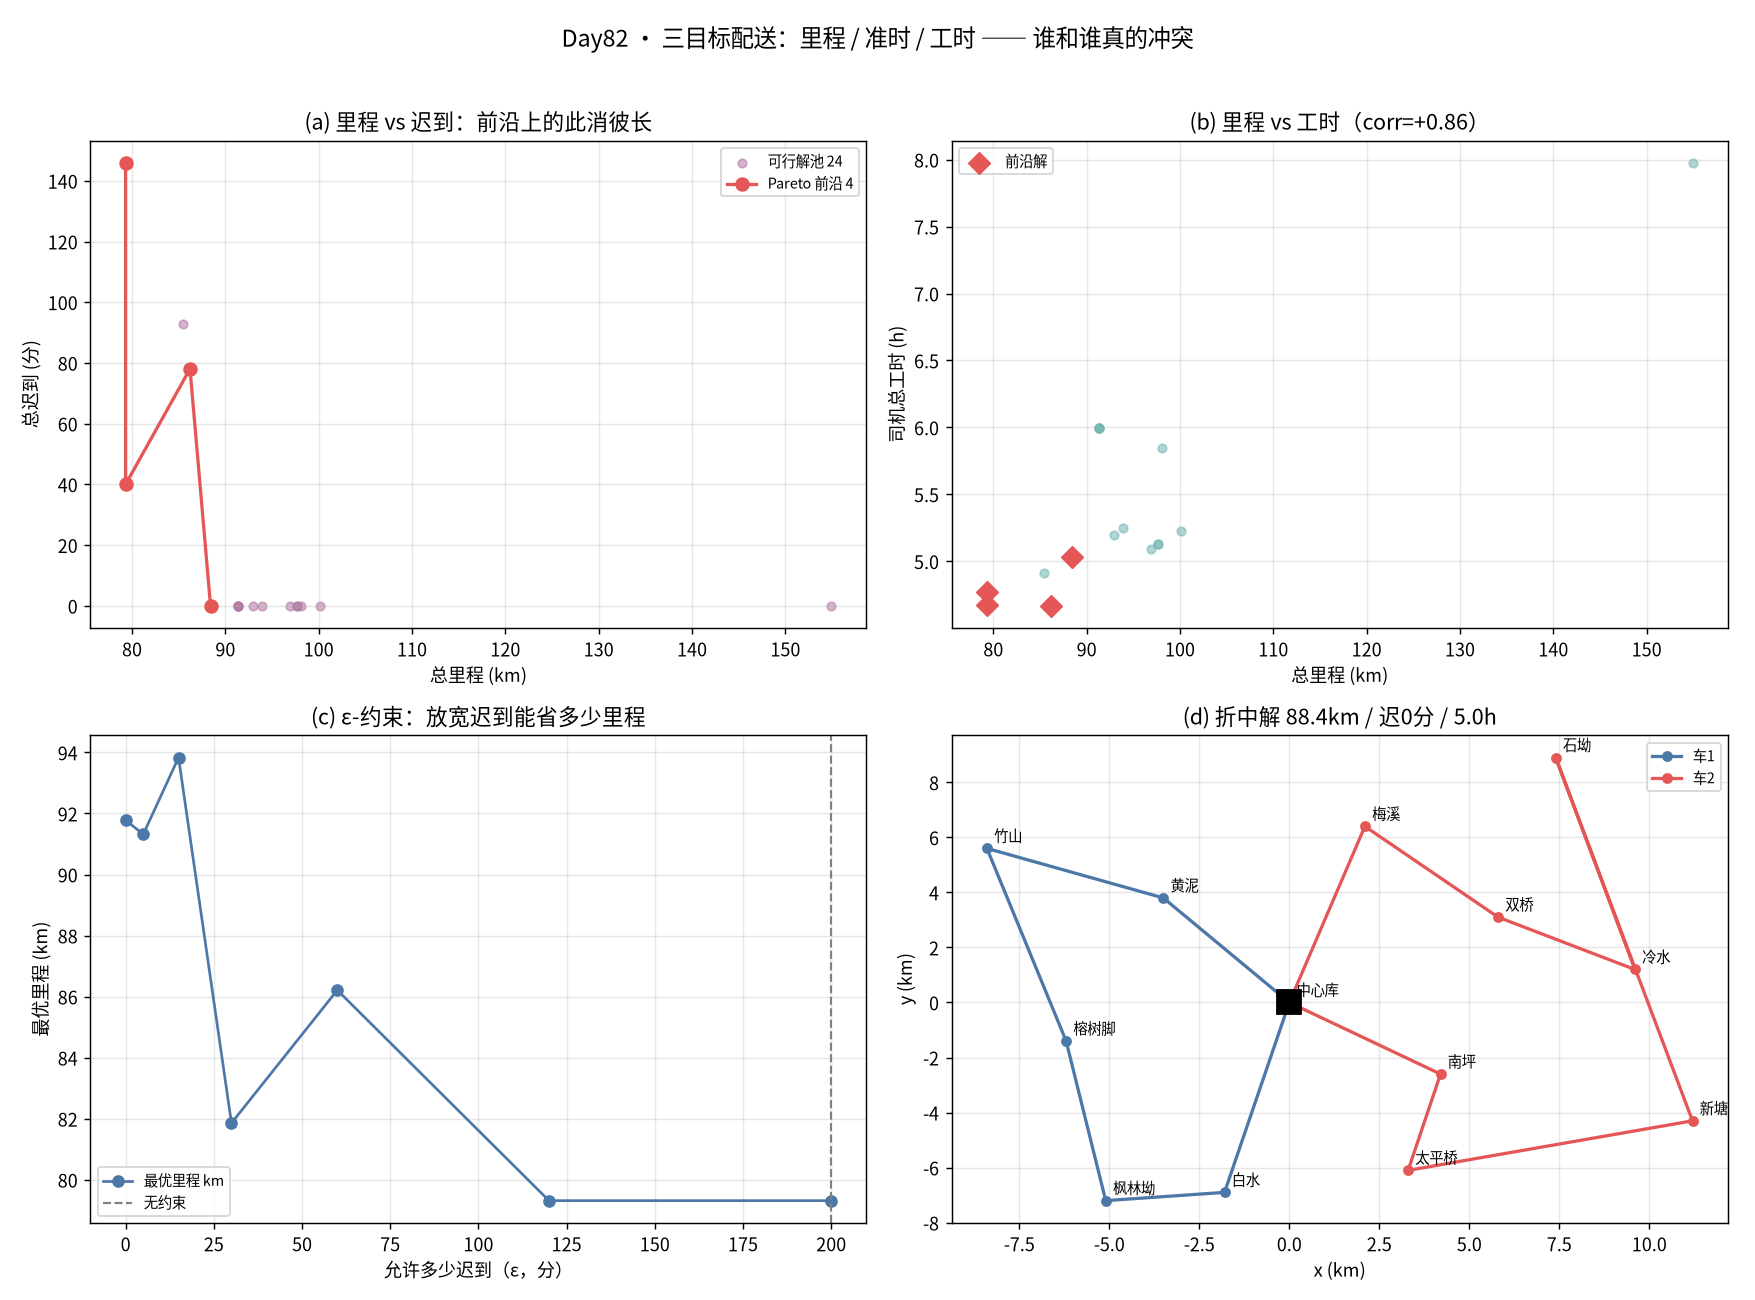

Python code for this plot:
# -*- coding: utf-8 -*-
"""
subject: mathematical-modeling
level: L5 算法（多目标优化 · 加权和 / ε-约束 · Pareto 前沿 · 目标之间的支配关系）
anchor: 接 Day81（单目标 VRPTW → 拉开算法差距）——本讲把「里程 / 准时 / 司机工时」三个目标同时摆上台，
        问的不是「哪个解最好」，而是「哪一组解都值得考虑」
goal: 云溪县冷链夜班配送，沿用 Day81 的 12 个点 + 3 辆车 + 时间窗。三个目标：
      ① 总里程（钱）；② 迟到总分钟（口碑）；③ 司机总工时（工资/疲劳）。
      问：三个目标能不能同时变好？还是必然此消彼长？
      做法：加权和扫描 → ε-约束 → Pareto 前沿 → 各目标「影子价格」→ 支配关系检验
run: cd /home/ubuntu/Note && ./.venv/bin/python "Mathematical_Modeling/08 - Python/daily/2026-11-18/day82_pareto_multiobj.py"
"""

import json
import math
import os
import time

import numpy as np
import matplotlib

matplotlib.use("Agg")
import matplotlib.pyplot as plt
from matplotlib import font_manager

for _f in ["Noto Sans CJK SC", "Noto Sans CJK JP", "WenQuanYi Zen Hei", "WenQuanYi Micro Hei"]:
    if any(_f == f.name for f in font_manager.fontManager.ttflist):
        plt.rcParams["font.sans-serif"] = [_f]
        break
plt.rcParams["axes.unicode_minus"] = False

OUT = os.path.dirname(os.path.abspath(__file__))
T0 = time.time()
SEED = 20261118

# ============================================================
# 0. 数据：完全沿用 Day81（同一张地图、同样的窗），保证两讲可比
# ============================================================
NAMES = ["中心库", "梅溪", "双桥", "石坳", "南坪", "黄泥", "榕树脚",
         "白水", "太平桥", "冷水", "新塘", "竹山", "枫林坳"]
XY = np.array([
    [0.00, 0.00], [2.10, 6.40], [5.80, 3.10], [7.40, 8.90], [4.20, -2.60],
    [-3.50, 3.80], [-6.20, -1.40], [-1.80, -6.90], [3.30, -6.10],
    [9.60, 1.20], [11.20, -4.30], [-8.40, 5.60], [-5.10, -7.20],
])
DEMAND = np.array([0, 18, 24, 12, 20, 15, 10, 22, 16, 14, 19, 9, 11], dtype=float)
CAP_BASKETS = 150.0
N_VEH = 3
SPEED_KMH = 25.0
SERVICE_MIN = 6.0
T_HORIZON = 180.0
LATE_HARD = 120.0          # ε-约束：允许的最大总迟到分钟

TW = np.array([
    [0, 999], [0, 40], [0, 999], [60, 120], [0, 999], [30, 90], [0, 999],
    [0, 999], [0, 999], [0, 60], [70, 150], [40, 100], [0, 999],
], dtype=float)

N = len(XY)
D = np.sqrt(((XY[:, None, :] - XY[None, :, :]) ** 2).sum(-1))
TRAVEL = D / SPEED_KMH * 60.0

Y_PER_KM = 4.20
Y_PER_MIN_LATE = 18.0
Y_PER_HOUR_LABOR = 42.0     # 司机时薪折算


# ============================================================
# 1. 三目标评估（不做加权，分开报）
# ============================================================
def route_eval(r):
    if not r:
        return 0.0, 0.0, 0.0     # dist, end_time, late
    t = 0.0
    dist = 0.0
    late = 0.0
    prev = 0
    for v in r:
        t += TRAVEL[prev, v]
        dist += D[prev, v]
        lo, hi = TW[v]
        if t < lo:
            t = lo
        if t > hi:
            late += t - hi
        t += SERVICE_MIN
        prev = v
    dist += D[prev, 0]
    t += TRAVEL[prev, 0]
    return dist, t, late


def objectives(sol):
    """返回 (f1 里程 km, f2 迟到分钟, f3 司机总工时 h) 以及是否可行。"""
    f1 = 0.0
    f2 = 0.0
    f3 = 0.0
    cap_viol = 0.0
    span_viol = 0.0
    for r in sol:
        if not r:
            continue
        ld = float(DEMAND[list(r)].sum())
        if ld > CAP_BASKETS:
            cap_viol += ld - CAP_BASKETS
        d, te, lt = route_eval(r)
        f1 += d
        f2 += lt
        f3 += te / 60.0
        if te > T_HORIZON:
            span_viol += te - T_HORIZON
    return dict(f1=f1, f2=f2, f3=f3, cap_viol=cap_viol, span_viol=span_viol,
                feasible=(cap_viol < 1e-9 and span_viol < 1e-9))


def cover_ok(sol):
    return sorted(v for r in sol for v in r) == list(range(1, N))


# ============================================================
# 2. 邻域（沿用 Day81 三件套）
# ============================================================
def neighbor(sol, rng):
    s = [list(r) for r in sol]
    r = rng.random()
    nonempty = [i for i in range(len(s)) if s[i]]
    if r < 0.45 and nonempty:
        i = rng.choice(nonempty)
        if len(s[i]) >= 2:
            a = int(rng.integers(0, len(s[i]) - 1))
            b = int(rng.integers(a + 1, len(s[i])))
            s[i][a:b + 1] = s[i][a:b + 1][::-1]
        return s
    if r < 0.80 and nonempty:
        i = rng.choice(nonempty)
        a = int(rng.integers(0, len(s[i])))
        v = s[i].pop(a)
        j = int(rng.integers(0, len(s)))
        s[j].insert(int(rng.integers(0, len(s[j]) + 1)), v)
        return s
    if len(nonempty) >= 2:
        i, j = rng.choice(nonempty, size=2, replace=False)
        a = int(rng.integers(0, len(s[i])))
        b = int(rng.integers(0, len(s[j])))
        s[i][a], s[j][b] = s[j][b], s[i][a]
    return s


def scalar_cost(o, w):
    """加权和：w=(w1,w2,w3)，全部归一到「元」再相加。"""
    return (w[0] * o["f1"] * Y_PER_KM
            + w[1] * o["f2"] * Y_PER_MIN_LATE
            + w[2] * o["f3"] * Y_PER_HOUR_LABOR
            + 1e4 * (o["cap_viol"] + o["span_viol"]))


def optimize(sol0, weights, iters=9000, seed=SEED, eps_late=None):
    """加权和 SA；eps_late 给定时叠加 ε-约束（超过 ε 的解重罚）。"""
    rng = np.random.default_rng(seed)
    cur = [list(r) for r in sol0]
    cur_o = objectives(cur)
    cur_c = scalar_cost(cur_o, weights)
    if eps_late is not None and cur_o["f2"] > eps_late:
        cur_c += 1e3 * (cur_o["f2"] - eps_late)
    best_c, best = cur_c, [list(r) for r in cur]
    best_o = cur_o
    temp = 60.0
    cool = 1e-4 ** (1.0 / iters)
    for _ in range(iters):
        cand = neighbor(cur, rng)
        if not cover_ok(cand):
            continue
        o = objectives(cand)
        c = scalar_cost(o, weights)
        if eps_late is not None and o["f2"] > eps_late:
            c += 1e3 * (o["f2"] - eps_late)
        d = c - cur_c
        if d <= 0 or rng.random() < math.exp(-d / max(temp, 1e-9)):
            cur, cur_c, cur_o = cand, c, o
            if c < best_c - 1e-9:
                best_c, best, best_o = c, [list(r) for r in cand], o
        temp *= cool
    return dict(sol=best, o=best_o, cost=best_c)


def scan_split():
    ang = np.arctan2(XY[1:, 1], XY[1:, 0])
    order = [int(v) for v in (np.argsort(ang) + 1)]
    routes = [[] for _ in range(N_VEH)]
    k = 0
    for v in order:
        if float(DEMAND[routes[k]].sum()) + DEMAND[v] > CAP_BASKETS and k < N_VEH - 1:
            k += 1
        routes[k].append(v)
    return routes


# ============================================================
# 3. Pareto 工具
# ============================================================
def dominates(a, b):
    """a 支配 b：a 三项都不差，且至少一项严格更好。"""
    return (a[0] <= b[0] + 1e-9 and a[1] <= b[1] + 1e-9 and a[2] <= b[2] + 1e-9
            and (a[0] < b[0] - 1e-9 or a[1] < b[1] - 1e-9 or a[2] < b[2] - 1e-9))


def pareto_filter(pts):
    """pts: [(f1,f2,f3,payload)] → 非支配集。"""
    keep = []
    for p in pts:
        if any(dominates(q[:3], p[:3]) for q in pts):
            continue
        # 去重（三项都相同）
        if any(all(abs(p[i] - q[i]) < 1e-6 for i in range(3)) for q in keep):
            continue
        keep.append(p)
    return keep


# ============================================================
# 主流程
# ============================================================
print("=" * 78)
print("云溪县冷链夜班配送 · 三目标（里程 / 迟到 / 司机工时）")
print("=" * 78)
base = scan_split()
ob = objectives(base)
print(f"  起点：里程 {ob['f1']:.2f} km，迟到 {ob['f2']:.1f} 分，工时 {ob['f3']:.2f} h，"
      f"可行 {'✓' if ob['feasible'] else '✗'}")
print(f"  换算：{Y_PER_KM:.2f} 元/km，{Y_PER_MIN_LATE:.0f} 元/迟到分，{Y_PER_HOUR_LABOR:.0f} 元/司机时")

# ---------- [1] 加权和扫描：三个目标各偏向一次 ----------
print("\n[1] 加权和扫描（每项归一后加权，权重和 = 1）")
scan = []
for w1 in [0.0, 0.2, 0.4, 0.6, 0.8, 1.0]:
    w2 = 1.0 - w1
    # 第三目标固定小权重，观察 f1 / f2 的此消彼长
    w = (w1, w2 * 0.8, w2 * 0.2)
    r = optimize(base, w, iters=7000)
    o = r["o"]
    scan.append((round(w1, 2), round(o["f1"], 3), round(o["f2"], 3), round(o["f3"], 3),
                 o["feasible"]))
    print(f"  w=(里程{w[0]:.2f}, 迟到{w[1]:.2f}, 工时{w[2]:.2f}) → "
          f"里程 {o['f1']:7.2f} km | 迟到 {o['f2']:6.1f} 分 | 工时 {o['f3']:6.2f} h | "
          f"{'✓' if o['feasible'] else '✗'}")

# ---------- [2] ε-约束：给迟到设上限 ----------
print("\n[2] ε-约束：硬性限制总迟到 ≤ ε，看里程最少付出多少")
eps_scan = []
for eps in [0.0, 5.0, 15.0, 30.0, 60.0, 120.0, None]:
    w = (1.0, 0.0, 0.0)    # 纯里程优先
    r = optimize(base, w, iters=8000, eps_late=eps)
    o = r["o"]
    tag = "无约束" if eps is None else f"ε={eps:5.1f}"
    eps_scan.append(dict(eps=eps, f1=round(o["f1"], 3), f2=round(o["f2"], 3),
                         f3=round(o["f3"], 3), feasible=bool(o["feasible"])))
    print(f"  {tag} → 里程 {o['f1']:7.2f} km | 实迟到 {o['f2']:6.1f} 分 | 工时 {o['f3']:6.2f} h")

# ---------- [3] Pareto 前沿：多组权重汇总 + 非支配筛选 ----------
print("\n[3] Pareto 前沿筛选（把上面所有解 + 若干随机权重解一起丢进去）")
pool = []
for w1 in [0.0, 0.1, 0.25, 0.4, 0.55, 0.7, 0.85, 1.0]:
    for w3 in [0.0, 0.15, 0.35]:
        rest = max(0.0, 1.0 - w1 - w3)
        w = (w1, rest, w3)
        r = optimize(base, w, iters=4000)
        o = r["o"]
        if o["feasible"]:
            pool.append([o["f1"], o["f2"], o["f3"], r["sol"]])
print(f"  可行解池 {len(pool)} 个")
front = pareto_filter(pool)
front.sort(key=lambda p: p[0])
print(f"  非支配解 {len(front)} 个：")
for i, p in enumerate(front):
    print(f"    #{i+1}  里程 {p[0]:7.2f} km | 迟到 {p[1]:6.1f} 分 | 工时 {p[2]:6.2f} h")

# ---------- [4] 各目标的「影子价格」：多要 1 分钟准时，要付多少里程 ----------
print("\n[4] 影子价格：从最省油的解走向最准时的解，每秒准时多少钱")
if len(front) >= 2:
    a, b = front[0], front[-1]
    d_km = b[0] - a[0]
    d_late = a[1] - b[1]
    if d_late > 1e-6:
        km_per_min = d_km / d_late
        print(f"  最省里程解（{a[0]:.2f} km, 迟到 {a[1]:.1f} 分）↔ 最准时解（{b[0]:.2f} km, 迟到 {b[1]:.1f} 分）")
        print(f"  → 每减少 1 分钟迟到，平均多跑 {km_per_min:.3f} km "
              f"（≈ {km_per_min*Y_PER_KM:.2f} 元）")
    else:
        km_per_min = None
        print("  两个端点迟到相同，无法算斜率")
else:
    km_per_min = None
    print("  前沿点不足 2 个")

# ---------- [5] 支配关系检验：Day81 的解是「被支配」的吗 ----------
print("\n[5] Day81 的单目标最优解，在三目标下是否被支配")
day81 = optimize(base, (0.0, 1.0, 0.0), iters=9000)   # 只求准时（Day81 的主目标）
o81 = day81["o"]
print(f"  Day81 口径解：里程 {o81['f1']:.2f} | 迟到 {o81['f2']:.1f} | 工时 {o81['f3']:.2f}")
dominated_by = [p for p in front if dominates(p[:3], [o81["f1"], o81["f2"], o81["f3"]])]
if dominated_by:
    q = min(dominated_by, key=lambda p: p[0])
    print(f"  → **被支配**：前沿上有解（里程 {q[0]:.2f}, 迟到 {q[1]:.1f}, 工时 {q[2]:.2f}）三项全不差")
else:
    print("  → 未被支配：Day81 的解本身就在 Pareto 前沿上")

# ---------- [6] 三目标两两散点：看相关性 ----------
print("\n[6] 目标之间的相关性（在可行解池上）")
arr = np.array([p[:3] for p in pool])
c12 = np.corrcoef(arr[:, 0], arr[:, 1])[0, 1]
c13 = np.corrcoef(arr[:, 0], arr[:, 2])[0, 1]
c23 = np.corrcoef(arr[:, 1], arr[:, 2])[0, 1]
print(f"  corr(里程, 迟到) = {c12:+.3f}")
print(f"  corr(里程, 工时) = {c13:+.3f}")
print(f"  corr(迟到, 工时) = {c23:+.3f}")
print("  读法：负相关 = 此消彼长（真冲突）；正相关 = 同向（可以一起改善，不是真冲突）")

# ============================================================
# 出图
# ============================================================
fig = plt.figure(figsize=(13.5, 10.0))
ax1 = fig.add_subplot(2, 2, 1)
allp = np.array([p[:3] for p in pool])
ax1.scatter(allp[:, 0], allp[:, 1], s=22, c="#B279A2", alpha=0.55, label=f"可行解池 {len(pool)}")
fp = np.array([p[:3] for p in front])
ax1.plot(fp[:, 0], fp[:, 1], "-o", lw=1.8, ms=7, color="#E45756", label=f"Pareto 前沿 {len(front)}")
ax1.set_xlabel("总里程 (km)")
ax1.set_ylabel("总迟到 (分)")
ax1.set_title("(a) 里程 vs 迟到：前沿上的此消彼长")
ax1.legend(fontsize=8)
ax1.grid(alpha=0.3)

ax2 = fig.add_subplot(2, 2, 2)
ax2.scatter(allp[:, 0], allp[:, 2], s=22, c="#72B7B2", alpha=0.55)
ax2.scatter(fp[:, 0], fp[:, 2], s=70, c="#E45756", marker="D", zorder=5, label="前沿解")
ax2.set_xlabel("总里程 (km)")
ax2.set_ylabel("司机总工时 (h)")
ax2.set_title(f"(b) 里程 vs 工时（corr={c13:+.2f}）")
ax2.legend(fontsize=8)
ax2.grid(alpha=0.3)

ax3 = fig.add_subplot(2, 2, 3)
ep = [e for e in eps_scan]
xs = [e["eps"] if e["eps"] is not None else 200 for e in ep]
ax3.plot(xs, [e["f1"] for e in ep], "-o", color="#4C78A8", label="最优里程 km")
ax3.axvline(200, ls="--", color="gray", lw=1.2, label="无约束")
ax3.set_xlabel("允许多少迟到（ε，分）")
ax3.set_ylabel("最优里程 (km)")
ax3.set_title("(c) ε-约束：放宽迟到能省多少里程")
ax3.legend(fontsize=8)
ax3.grid(alpha=0.3)

ax4 = fig.add_subplot(2, 2, 4)
if front:
    best = min(front, key=lambda p: p[0] + 0.5 * p[1] + 5.0 * p[2])
    colors = ["#4C78A8", "#E45756", "#54A24B"]
    for i, r in enumerate(best[3]):
        if not r:
            continue
        path = [0] + list(r) + [0]
        ax4.plot(XY[path, 0], XY[path, 1], "-o", lw=1.8, ms=5, color=colors[i % 3],
                 label=f"车{i+1}")
    ax4.plot(0, 0, "s", ms=13, color="black")
    for v in range(N):
        ax4.annotate(NAMES[v], (XY[v, 0], XY[v, 1]), fontsize=8, xytext=(4, 4),
                     textcoords="offset points")
    ax4.set_title(f"(d) 折中解 {best[0]:.1f}km / 迟{best[1]:.0f}分 / {best[2]:.1f}h")
    ax4.legend(fontsize=8)
ax4.set_xlabel("x (km)")
ax4.set_ylabel("y (km)")
ax4.grid(alpha=0.3)

fig.suptitle("Day82 · 三目标配送：里程 / 准时 / 工时 —— 谁和谁真的冲突", fontsize=13)
fig.tight_layout(rect=(0, 0, 1, 0.965))
fig.savefig(os.path.join(OUT, "day82_pareto_multiobj.png"), dpi=130)

# ============================================================
# 断言（设计公平性）
# ============================================================
assert cover_ok(base), "起点不覆盖全部点"
assert len(front) >= 1, "Pareto 前沿为空"
for p in front:
    assert not any(dominates(q[:3], p[:3]) for q in front if q is not p), "前沿里有被支配点"
assert all(e["f1"] > 0 for e in eps_scan), "ε 扫描出现非正里程"
print(f"\n断言全部通过；用时 {time.time()-T0:.1f}s")

payload = {
    "params": {"Y_PER_KM": Y_PER_KM, "Y_PER_MIN_LATE": Y_PER_MIN_LATE,
               "Y_PER_HOUR_LABOR": Y_PER_HOUR_LABOR,
               "N_VEH": N_VEH, "CAP_BASKETS": CAP_BASKETS},
    "baseline": {k: (bool(v) if isinstance(v, (bool, np.bool_)) else
                     round(float(v), 4) if isinstance(v, (int, float, np.floating)) else v)
                 for k, v in ob.items()},
    "weight_scan": [{"w1": s[0], "f1": s[1], "f2": s[2], "f3": s[3], "feasible": bool(s[4])}
                    for s in scan],
    "eps_scan": [{"eps": e["eps"], "f1": e["f1"], "f2": e["f2"], "f3": e["f3"],
                  "feasible": bool(e["feasible"])} for e in eps_scan],
    "pareto_front": [{"f1": round(p[0], 4), "f2": round(p[1], 4), "f3": round(p[2], 4)}
                     for p in front],
    "pool_size": len(pool),
    "km_per_min_of_punctuality": round(float(km_per_min), 4) if km_per_min else None,
    "day81_solution": {"f1": round(o81["f1"], 4), "f2": round(o81["f2"], 4),
                       "f3": round(o81["f3"], 4), "dominated": bool(len(dominated_by) > 0)},
    "correlations": {"f1_f2": round(float(c12), 4), "f1_f3": round(float(c13), 4),
                     "f2_f3": round(float(c23), 4)},
}
with open(os.path.join(OUT, "day82_result.json"), "w", encoding="utf-8") as f:
    json.dump(payload, f, ensure_ascii=False, indent=2)
print("json 已保存")
